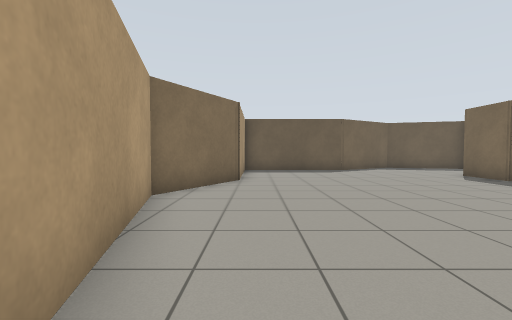
[1] (above)

12 first-person views from a walk through a robot-simulator world made for Gazebo. The camera is 0.94 m above the floor, tilts 2° down and sees 90° across. The floor is counted in squares, 1 m on a side. Each view is taken from the middle of a square. On the plan, view 1 faces up. The plan holds only what a view shows up to about 10 squares ahead; the rest is blank. The place goes on beyond the plan.

[2]
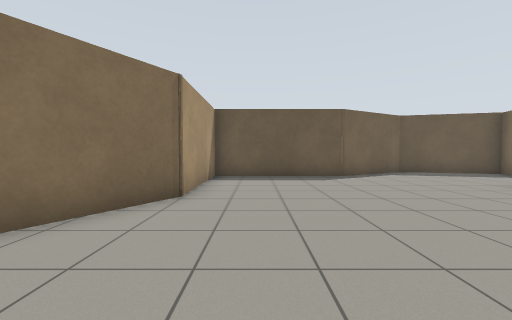

[3]
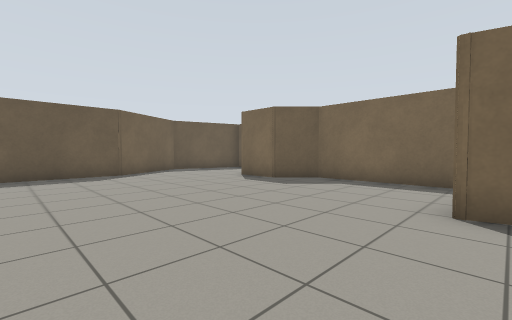

[4]
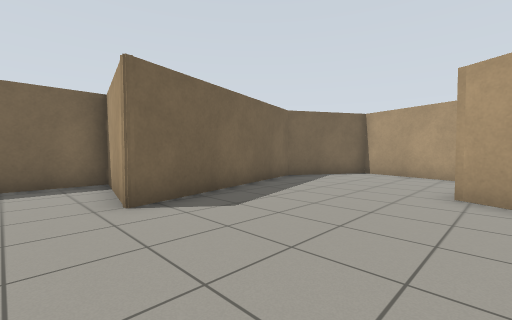

[5]
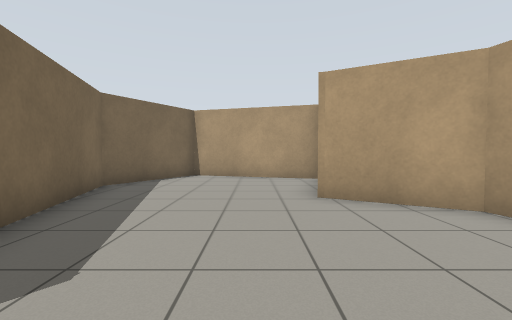

[6]
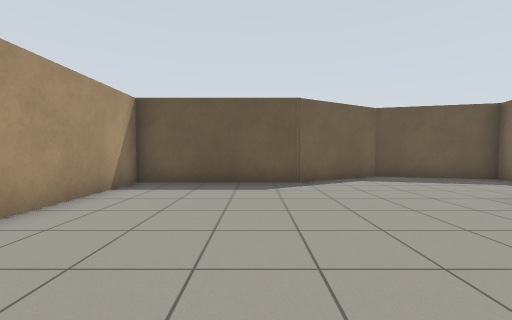

[7]
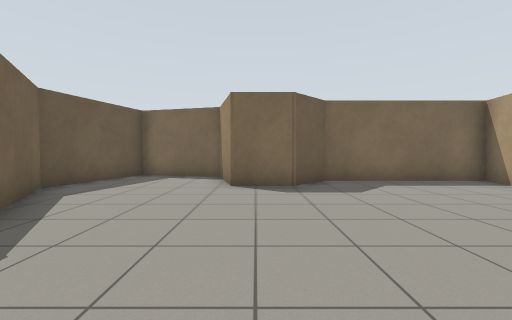

[8]
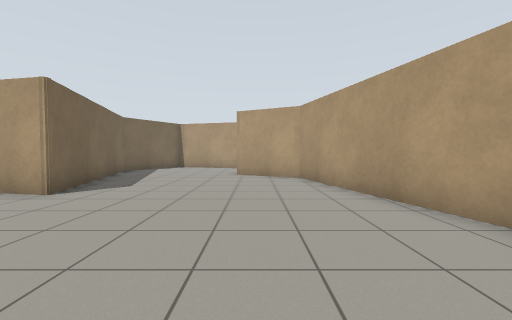

[9]
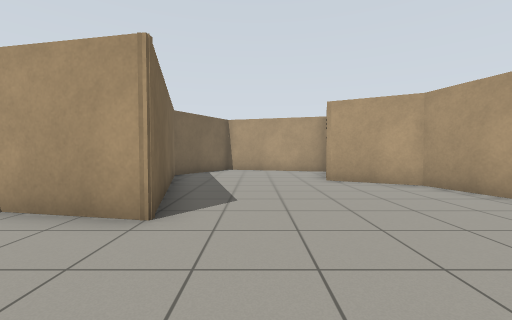

[10]
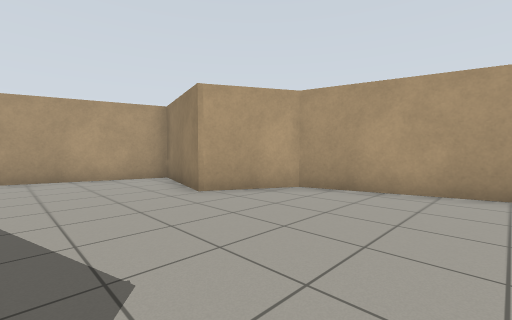

[11]
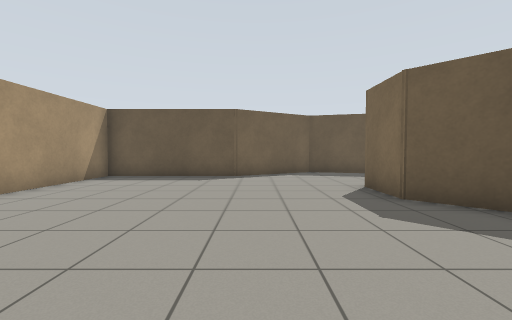

[12]
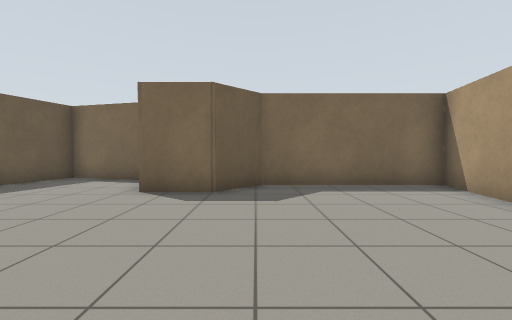

### Floor plan
Points are (right, up) in squares from view 1. A wall is a line through its corners. A room is listed if a view was taken in it or the views show most of it. See-through windows are left out.
Room 1 (views 1, 2, 3, 4, 5, 6, 7, 8, 9, 10, 11, 12)
walls: (5.4, 2.6) (9, 1.9) (9, 6.8) (7.9, 8) (7.9, 9.7) (10.1, 10.3) (11, 13.4) (7.4, 14.4) (4.3, 12.6) (-0.5, 12.6) (-0.5, 8.3) (-2.2, 5.4) (-0.5, -0.9) (1.7, -2.2) (0.8, -5.6) (5.4, -6.9) (7.1, -3.9) (5.4, 2.6)

Where each view was taken, in squares from view 1:
view 1: 0 up, 0 right, facing up
view 2: 3 up, 1 right, facing up
view 3: 2 up, 1 right, facing up-right
view 4: 4 up, 1 right, facing down-right
view 5: 3 up, 3 right, facing down
view 6: 5 up, 3 right, facing up
view 7: 9 up, 1 right, facing right
view 8: 8 up, 1 right, facing down
view 9: 6 up, 4 right, facing down
view 10: 3 up, 5 right, facing down-left
view 11: 3 up, 5 right, facing up
view 12: 7 up, 2 right, facing right
